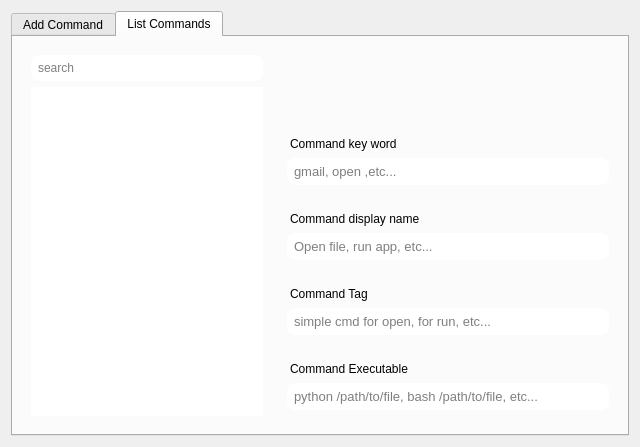
<?xml version="1.0" encoding="UTF-8"?>
<ui version="4.0">
 <class>Form</class>
 <widget class="QWidget" name="Form">
  <property name="geometry">
   <rect>
    <x>0</x>
    <y>0</y>
    <width>640</width>
    <height>447</height>
   </rect>
  </property>
  <property name="windowTitle">
   <string>Form</string>
  </property>
  <layout class="QGridLayout" name="gridLayout_2">
   <item row="0" column="0">
    <widget class="QTabWidget" name="tab_widget">
     <property name="tabPosition">
      <enum>QTabWidget::North</enum>
     </property>
     <property name="currentIndex">
      <number>1</number>
     </property>
     <property name="iconSize">
      <size>
       <width>30</width>
       <height>30</height>
      </size>
     </property>
     <property name="elideMode">
      <enum>Qt::ElideMiddle</enum>
     </property>
     <property name="movable">
      <bool>true</bool>
     </property>
     <widget class="QWidget" name="page_add">
      <attribute name="title">
       <string>Add Command</string>
      </attribute>
      <layout class="QGridLayout" name="gridLayout_6">
       <item row="0" column="0">
        <widget class="QFrame" name="frame">
         <property name="frameShape">
          <enum>QFrame::NoFrame</enum>
         </property>
         <property name="frameShadow">
          <enum>QFrame::Plain</enum>
         </property>
         <layout class="QGridLayout" name="gridLayout_5">
          <item row="0" column="0">
           <widget class="QFrame" name="frame_alert">
            <property name="sizePolicy">
             <sizepolicy hsizetype="Preferred" vsizetype="Fixed">
              <horstretch>0</horstretch>
              <verstretch>0</verstretch>
             </sizepolicy>
            </property>
            <property name="frameShape">
             <enum>QFrame::NoFrame</enum>
            </property>
            <property name="frameShadow">
             <enum>QFrame::Plain</enum>
            </property>
            <layout class="QGridLayout" name="gridLayout">
             <item row="0" column="0">
              <widget class="QLabel" name="msg_alert">
               <property name="text">
                <string/>
               </property>
              </widget>
             </item>
             <item row="0" column="1">
              <widget class="QToolButton" name="btn_alert">
               <property name="text">
                <string>X</string>
               </property>
               <property name="autoRaise">
                <bool>true</bool>
               </property>
              </widget>
             </item>
            </layout>
           </widget>
          </item>
          <item row="1" column="0">
           <widget class="QFrame" name="frame_2">
            <property name="sizePolicy">
             <sizepolicy hsizetype="Preferred" vsizetype="Fixed">
              <horstretch>0</horstretch>
              <verstretch>0</verstretch>
             </sizepolicy>
            </property>
            <property name="frameShape">
             <enum>QFrame::NoFrame</enum>
            </property>
            <property name="frameShadow">
             <enum>QFrame::Plain</enum>
            </property>
            <layout class="QGridLayout" name="gridLayout_3">
             <property name="verticalSpacing">
              <number>8</number>
             </property>
             <item row="4" column="0" colspan="2">
              <widget class="QLineEdit" name="line_key">
               <property name="font">
                <font>
                 <pointsize>10</pointsize>
                </font>
               </property>
               <property name="styleSheet">
                <string notr="true">padding: 5px;
border-radius: 8px;</string>
               </property>
               <property name="frame">
                <bool>false</bool>
               </property>
               <property name="placeholderText">
                <string>keyword: email, gamil, etc...</string>
               </property>
              </widget>
             </item>
             <item row="3" column="0">
              <widget class="QLabel" name="label">
               <property name="sizePolicy">
                <sizepolicy hsizetype="Preferred" vsizetype="Fixed">
                 <horstretch>0</horstretch>
                 <verstretch>0</verstretch>
                </sizepolicy>
               </property>
               <property name="text">
                <string>Key Word</string>
               </property>
              </widget>
             </item>
             <item row="5" column="0">
              <widget class="QLabel" name="label_2">
               <property name="text">
                <string>Command for Excute</string>
               </property>
              </widget>
             </item>
             <item row="1" column="0">
              <widget class="QLabel" name="label_4">
               <property name="text">
                <string>Name</string>
               </property>
              </widget>
             </item>
             <item row="7" column="0">
              <widget class="QLabel" name="label_3">
               <property name="text">
                <string>Tag/Description</string>
               </property>
              </widget>
             </item>
             <item row="0" column="1" rowspan="4">
              <widget class="QToolButton" name="btn_image">
               <property name="text">
                <string/>
               </property>
               <property name="iconSize">
                <size>
                 <width>60</width>
                 <height>60</height>
                </size>
               </property>
               <property name="autoRaise">
                <bool>true</bool>
               </property>
              </widget>
             </item>
             <item row="2" column="0">
              <widget class="QLineEdit" name="line_name">
               <property name="font">
                <font>
                 <pointsize>10</pointsize>
                </font>
               </property>
               <property name="styleSheet">
                <string notr="true">padding: 5px;
border-radius: 8px;</string>
               </property>
               <property name="frame">
                <bool>false</bool>
               </property>
               <property name="placeholderText">
                <string>Name: OpenFile, RunApp, etc...</string>
               </property>
              </widget>
             </item>
             <item row="6" column="0" colspan="2">
              <widget class="QLineEdit" name="line_cmd">
               <property name="font">
                <font>
                 <pointsize>10</pointsize>
                </font>
               </property>
               <property name="styleSheet">
                <string notr="true">padding: 5px;
border-radius: 8px;</string>
               </property>
               <property name="frame">
                <bool>false</bool>
               </property>
               <property name="placeholderText">
                <string>command: python, bash /path/to/run, etc...</string>
               </property>
              </widget>
             </item>
             <item row="8" column="0" colspan="2">
              <widget class="QLineEdit" name="line_tag">
               <property name="font">
                <font>
                 <pointsize>10</pointsize>
                </font>
               </property>
               <property name="styleSheet">
                <string notr="true">padding: 5px;
border-radius: 8px;</string>
               </property>
               <property name="frame">
                <bool>false</bool>
               </property>
               <property name="placeholderText">
                <string>tag: simple plugin for do</string>
               </property>
              </widget>
             </item>
            </layout>
           </widget>
          </item>
          <item row="2" column="0">
           <widget class="QFrame" name="frame_4">
            <property name="sizePolicy">
             <sizepolicy hsizetype="Preferred" vsizetype="Fixed">
              <horstretch>0</horstretch>
              <verstretch>0</verstretch>
             </sizepolicy>
            </property>
            <property name="frameShape">
             <enum>QFrame::NoFrame</enum>
            </property>
            <property name="frameShadow">
             <enum>QFrame::Plain</enum>
            </property>
            <layout class="QGridLayout" name="gridLayout_4">
             <item row="0" column="2">
              <widget class="QPushButton" name="btn_cancle">
               <property name="text">
                <string>Cancle</string>
               </property>
              </widget>
             </item>
             <item row="0" column="1">
              <widget class="QPushButton" name="btn_save">
               <property name="text">
                <string>Save</string>
               </property>
              </widget>
             </item>
             <item row="0" column="0">
              <spacer name="horizontalSpacer">
               <property name="orientation">
                <enum>Qt::Horizontal</enum>
               </property>
               <property name="sizeHint" stdset="0">
                <size>
                 <width>40</width>
                 <height>20</height>
                </size>
               </property>
              </spacer>
             </item>
            </layout>
           </widget>
          </item>
         </layout>
        </widget>
       </item>
      </layout>
     </widget>
     <widget class="QWidget" name="page_list">
      <attribute name="title">
       <string>List Commands</string>
      </attribute>
      <layout class="QGridLayout" name="gridLayout_10">
       <item row="0" column="0" rowspan="2">
        <widget class="QFrame" name="frame_5">
         <property name="sizePolicy">
          <sizepolicy hsizetype="Fixed" vsizetype="Preferred">
           <horstretch>0</horstretch>
           <verstretch>0</verstretch>
          </sizepolicy>
         </property>
         <property name="maximumSize">
          <size>
           <width>250</width>
           <height>16777215</height>
          </size>
         </property>
         <property name="frameShape">
          <enum>QFrame::NoFrame</enum>
         </property>
         <property name="frameShadow">
          <enum>QFrame::Plain</enum>
         </property>
         <layout class="QGridLayout" name="gridLayout_8">
          <item row="0" column="0">
           <widget class="QLineEdit" name="search">
            <property name="styleSheet">
             <string notr="true">padding: 5px;
border-radius: 8px;</string>
            </property>
            <property name="frame">
             <bool>false</bool>
            </property>
            <property name="placeholderText">
             <string>search</string>
            </property>
           </widget>
          </item>
          <item row="1" column="0">
           <widget class="QListWidget" name="list_widget">
            <property name="frameShape">
             <enum>QFrame::NoFrame</enum>
            </property>
            <property name="frameShadow">
             <enum>QFrame::Plain</enum>
            </property>
            <property name="gridSize">
             <size>
              <width>60</width>
              <height>60</height>
             </size>
            </property>
            <property name="wordWrap">
             <bool>true</bool>
            </property>
            <property name="sortingEnabled">
             <bool>true</bool>
            </property>
           </widget>
          </item>
         </layout>
        </widget>
       </item>
       <item row="0" column="1">
        <widget class="QFrame" name="frame_3">
         <property name="sizePolicy">
          <sizepolicy hsizetype="Preferred" vsizetype="Fixed">
           <horstretch>0</horstretch>
           <verstretch>0</verstretch>
          </sizepolicy>
         </property>
         <property name="styleSheet">
          <string notr="true"/>
         </property>
         <property name="frameShape">
          <enum>QFrame::NoFrame</enum>
         </property>
         <property name="frameShadow">
          <enum>QFrame::Plain</enum>
         </property>
         <layout class="QGridLayout" name="gridLayout_7">
          <item row="0" column="0" rowspan="2">
           <widget class="QLabel" name="cmd_icon">
            <property name="sizePolicy">
             <sizepolicy hsizetype="Fixed" vsizetype="Preferred">
              <horstretch>0</horstretch>
              <verstretch>0</verstretch>
             </sizepolicy>
            </property>
            <property name="text">
             <string/>
            </property>
            <property name="alignment">
             <set>Qt::AlignCenter</set>
            </property>
           </widget>
          </item>
          <item row="1" column="1" colspan="3">
           <widget class="QLabel" name="cmd_tag">
            <property name="sizePolicy">
             <sizepolicy hsizetype="Preferred" vsizetype="Preferred">
              <horstretch>0</horstretch>
              <verstretch>0</verstretch>
             </sizepolicy>
            </property>
            <property name="font">
             <font>
              <pointsize>8</pointsize>
             </font>
            </property>
            <property name="styleSheet">
             <string notr="true">padding-left: 5px;</string>
            </property>
            <property name="text">
             <string/>
            </property>
            <property name="alignment">
             <set>Qt::AlignLeading|Qt::AlignLeft|Qt::AlignTop</set>
            </property>
            <property name="wordWrap">
             <bool>true</bool>
            </property>
           </widget>
          </item>
          <item row="0" column="1" colspan="3">
           <widget class="QLabel" name="cmd_name">
            <property name="sizePolicy">
             <sizepolicy hsizetype="Preferred" vsizetype="Fixed">
              <horstretch>0</horstretch>
              <verstretch>0</verstretch>
             </sizepolicy>
            </property>
            <property name="font">
             <font>
              <pointsize>12</pointsize>
             </font>
            </property>
            <property name="styleSheet">
             <string notr="true">padding-left: 3px;</string>
            </property>
            <property name="text">
             <string/>
            </property>
            <property name="wordWrap">
             <bool>true</bool>
            </property>
           </widget>
          </item>
         </layout>
        </widget>
       </item>
       <item row="1" column="1">
        <widget class="QFrame" name="frame_6">
         <property name="frameShape">
          <enum>QFrame::NoFrame</enum>
         </property>
         <property name="frameShadow">
          <enum>QFrame::Plain</enum>
         </property>
         <layout class="QGridLayout" name="gridLayout_9">
          <item row="0" column="0">
           <widget class="QLabel" name="label_5">
            <property name="sizePolicy">
             <sizepolicy hsizetype="Preferred" vsizetype="Fixed">
              <horstretch>0</horstretch>
              <verstretch>0</verstretch>
             </sizepolicy>
            </property>
            <property name="styleSheet">
             <string notr="true">margin-top: 20px;</string>
            </property>
            <property name="text">
             <string>Command key word</string>
            </property>
           </widget>
          </item>
          <item row="1" column="0">
           <widget class="QLineEdit" name="key">
            <property name="font">
             <font>
              <pointsize>10</pointsize>
             </font>
            </property>
            <property name="styleSheet">
             <string notr="true">padding: 5px;
border-radius: 8px;</string>
            </property>
            <property name="frame">
             <bool>false</bool>
            </property>
            <property name="readOnly">
             <bool>false</bool>
            </property>
            <property name="placeholderText">
             <string>gmail, open ,etc...</string>
            </property>
           </widget>
          </item>
          <item row="2" column="0">
           <widget class="QLabel" name="label_6">
            <property name="sizePolicy">
             <sizepolicy hsizetype="Preferred" vsizetype="Fixed">
              <horstretch>0</horstretch>
              <verstretch>0</verstretch>
             </sizepolicy>
            </property>
            <property name="styleSheet">
             <string notr="true">margin-top: 20px;</string>
            </property>
            <property name="text">
             <string>Command display name</string>
            </property>
           </widget>
          </item>
          <item row="3" column="0">
           <widget class="QLineEdit" name="name">
            <property name="font">
             <font>
              <pointsize>10</pointsize>
             </font>
            </property>
            <property name="styleSheet">
             <string notr="true">padding: 5px;
border-radius: 8px;</string>
            </property>
            <property name="frame">
             <bool>false</bool>
            </property>
            <property name="readOnly">
             <bool>false</bool>
            </property>
            <property name="placeholderText">
             <string>Open file, run app, etc...</string>
            </property>
           </widget>
          </item>
          <item row="4" column="0">
           <widget class="QLabel" name="label_7">
            <property name="sizePolicy">
             <sizepolicy hsizetype="Preferred" vsizetype="Fixed">
              <horstretch>0</horstretch>
              <verstretch>0</verstretch>
             </sizepolicy>
            </property>
            <property name="styleSheet">
             <string notr="true">margin-top: 20px;</string>
            </property>
            <property name="text">
             <string>Command Tag</string>
            </property>
           </widget>
          </item>
          <item row="5" column="0">
           <widget class="QLineEdit" name="tag">
            <property name="font">
             <font>
              <pointsize>10</pointsize>
             </font>
            </property>
            <property name="styleSheet">
             <string notr="true">padding: 5px;
border-radius: 8px;</string>
            </property>
            <property name="frame">
             <bool>false</bool>
            </property>
            <property name="readOnly">
             <bool>false</bool>
            </property>
            <property name="placeholderText">
             <string>simple cmd for open, for run, etc...</string>
            </property>
           </widget>
          </item>
          <item row="6" column="0">
           <widget class="QLabel" name="label_8">
            <property name="sizePolicy">
             <sizepolicy hsizetype="Preferred" vsizetype="Fixed">
              <horstretch>0</horstretch>
              <verstretch>0</verstretch>
             </sizepolicy>
            </property>
            <property name="styleSheet">
             <string notr="true">margin-top: 20px;</string>
            </property>
            <property name="text">
             <string>Command Executable</string>
            </property>
           </widget>
          </item>
          <item row="7" column="0">
           <widget class="QLineEdit" name="cmd">
            <property name="font">
             <font>
              <pointsize>10</pointsize>
             </font>
            </property>
            <property name="styleSheet">
             <string notr="true">padding: 5px;
border-radius: 8px;</string>
            </property>
            <property name="frame">
             <bool>false</bool>
            </property>
            <property name="readOnly">
             <bool>false</bool>
            </property>
            <property name="placeholderText">
             <string>python /path/to/file, bash /path/to/file, etc...</string>
            </property>
           </widget>
          </item>
         </layout>
        </widget>
       </item>
      </layout>
     </widget>
    </widget>
   </item>
  </layout>
 </widget>
 <tabstops>
  <tabstop>line_name</tabstop>
  <tabstop>line_key</tabstop>
  <tabstop>line_cmd</tabstop>
  <tabstop>line_tag</tabstop>
  <tabstop>btn_cancle</tabstop>
  <tabstop>btn_save</tabstop>
  <tabstop>btn_image</tabstop>
  <tabstop>btn_alert</tabstop>
  <tabstop>tab_widget</tabstop>
 </tabstops>
 <resources/>
 <connections/>
</ui>
